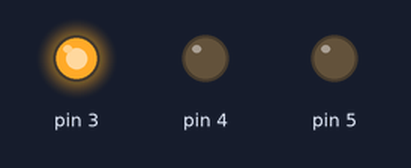
Bench run of a sketch on a simulated Arduino Uno, built with avr-gcc and run on an emulated ATmega328P. Shown: output pins drawn as LEDs (lit = HIGH). Pins used as bus, display or sensor lines are not drawn; what the sketch prints to the serial monitor is not drawn.

Above: at 0.1 s.
At 1.1 s:
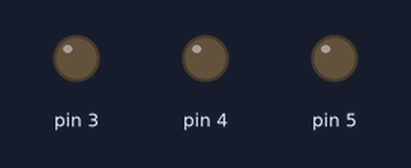
Timing chart, 0 to 2.6 s (numbered marks = the images above):
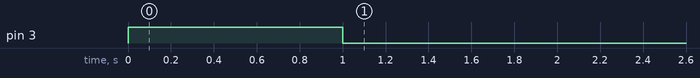

The sketch:

master.ino
```cpp
#define READ_HOLDING_REGISTERS 0x03
#define WRITE_MULTIPLE_HOLDING_REGISTERS 0X10
#define tx_enable 19
#define slaveID 0x03
#define baud 115200

#define polling 200 // the scan rate
unsigned int T1_5; // inter character time out in microseconds
unsigned int T3_5; // frame delay in microseconds
unsigned char frame[24]; //frame to send
unsigned char frame_rcv[24]; //frame
unsigned char  pwh_frame[24];
//unsigned int sicaklik;
float sicaklik;
float nem;

// used to toggle the receive/transmit pin on the driver
#define TxEnablePin 2
#define baud 115200
enum {
  PACKET,
  TOTAL_NO_OF_PACKETS
};

struct Packet {

  unsigned char id;
  unsigned char function;
  unsigned char address;
  unsigned int no_of_registers;
  unsigned int* register_array;

};


//typedef Packet* packetPointer;

//Packet packets[TOTAL_NO_OF_PACKETS];

//packetPointer packet = &packets[PACKET];
Packet packet;
Packet pwh; // packet for write heaters register

unsigned int regs[9];
unsigned int pwh_regs[9];

void setup() {
  packet.id = slaveID;
  packet.function = READ_HOLDING_REGISTERS;
  packet.address = 0;
  packet.no_of_registers = 2;
  packet.register_array = regs;

  pwh.id = slaveID;
  pwh.function = WRITE_MULTIPLE_HOLDING_REGISTERS;
  pwh.address = 0;
  pwh.no_of_registers = 2;
  pwh.register_array = pwh_regs;

  Serial.begin(baud);
  T1_5 = 15000000 / baud;
  T3_5 = 35000000 / baud;
  pinMode(tx_enable, OUTPUT);
  digitalWrite(tx_enable, LOW);
  pinMode(3, OUTPUT);
  pinMode(4, OUTPUT);
  pinMode(5, OUTPUT);
  digitalWrite(5, LOW);
  digitalWrite(4, LOW);
  digitalWrite(3, HIGH);
  delay(1000);
  digitalWrite(3, LOW);

}

void loop() {
  unsigned int crc16;

  frame[0] = packet.id;
  frame[1] = packet.function;
  frame[2] = packet.address >> 8; // address Hi
  frame[3] = packet.address & 0xFF; // address Lo
  frame[4] = packet.no_of_registers >> 8; // no_of_registers Hi
  frame[5] = packet.no_of_registers & 0xFF; // no_of_registers Lo
  crc16 = calculateCRC(6, frame);
  frame[6] = crc16 >> 8; //crc16 = calculateCRC(6,frame);
  frame[7] = crc16 & 0xFF;

  pwh_frame[0] = pwh.id;
  pwh_frame[1] = pwh.function;
  unsigned char noOfBytes = pwh.no_of_registers * 2;
  pwh_frame[2] = pwh.address >> 8; // address Hi
  pwh_frame[3] = pwh.address & 0xFF; // address Lo
  pwh_frame[4] = pwh.no_of_registers >> 8; // no_of_registers Hi
  pwh_frame[5] = pwh.no_of_registers & 0xFF;
  pwh_frame[6] = pwh.register_array[0] >> 8; // no_of_registers Hi
  pwh_frame[7] = pwh.register_array[0] & 0xFF; //crc16 = calculateCRC(6,frame); sicaklik

  pwh_frame[8] = pwh.register_array[1] >> 8; // no_of_registers Hi
  pwh_frame[9] = pwh.register_array[1] & 0xFF; //crc16 = calculateCRC(6,frame); nem

  crc16 = calculateCRC(8, pwh_frame);
  pwh_frame[10] = crc16 >> 8;
  pwh_frame[11] = crc16 & 0xFF;

  digitalWrite(tx_enable, HIGH);
  for (unsigned char i = 0; i < 8; i++)
    Serial.write(frame[i]);
  Serial.flush();
  delayMicroseconds(T1_5);
  digitalWrite(tx_enable, LOW);
  delay(100);
  unsigned char buffer_r = 0;
  while (Serial.available()) {
    frame_rcv[buffer_r] = Serial.read();
    buffer_r++;
    delayMicroseconds(T1_5);
  }

  if (buffer_r > 6) {
    if (frame_rcv[0] == slaveID) {
      if (frame_rcv[1] == READ_HOLDING_REGISTERS) {
        unsigned char index = 3;
        for (unsigned char i = 0; i < packet.no_of_registers; i++) {
          // start at the 4th element in the recieveFrame and combine the Lo byte
          packet.register_array[i] = (frame_rcv[index] << 8) | frame_rcv[index + 1];
          index += 2;
        }
      }
    }
  }

  digitalWrite(tx_enable, HIGH);
  for (unsigned char i = 0; i < 12; i++)
    Serial.write(pwh_frame[i]);
  Serial.flush();
  delayMicroseconds(T1_5);
  digitalWrite(tx_enable, LOW);
  delay(100);


  sicaklik = packet.register_array[0];
  nem = packet.register_array[1];
  Serial.println(sicaklik);
  Serial.println(nem);
  Serial.println(frame_rcv[1]);
  if (sicaklik <= 40) {
    //    digitalWrite(4, HIGH);
    pwh.register_array[0] = 1;
  }
  else {
    //    digitalWrite(4, LOW);
    pwh.register_array[0] = 0;
  }

  if (nem <= 40) {
    //    digitalWrite(4, HIGH);
    pwh.register_array[1] = 1;
  }
  else {
    //    digitalWrite(4, LOW);
    pwh.register_array[1] = 0;
  }

  delay(1000);


}

unsigned int calculateCRC(unsigned char bufferSize, unsigned char frame[])
{
  unsigned int temp, temp2, flag;
  temp = 0xFFFF;
  for (unsigned char i = 0; i < bufferSize; i++) {
    temp = temp ^ frame[i];
    for (unsigned char j = 1; j <= 8; j++) {
      flag = temp & 0x0001;
      temp >>= 1;
      if (flag)
        temp ^= 0xA001;
    }
  }
  // Reverse byte order.
  temp2 = temp >> 8;
  temp = (temp << 8) | temp2;
  temp &= 0xFFFF;
  return temp; // the returned value is already swopped - crcLo byte is first & crcHi byte is last
}
```
